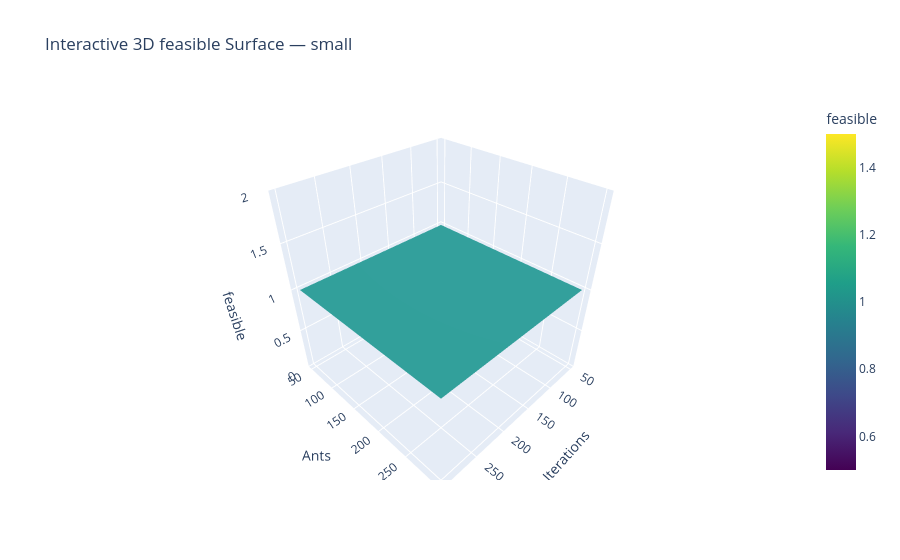
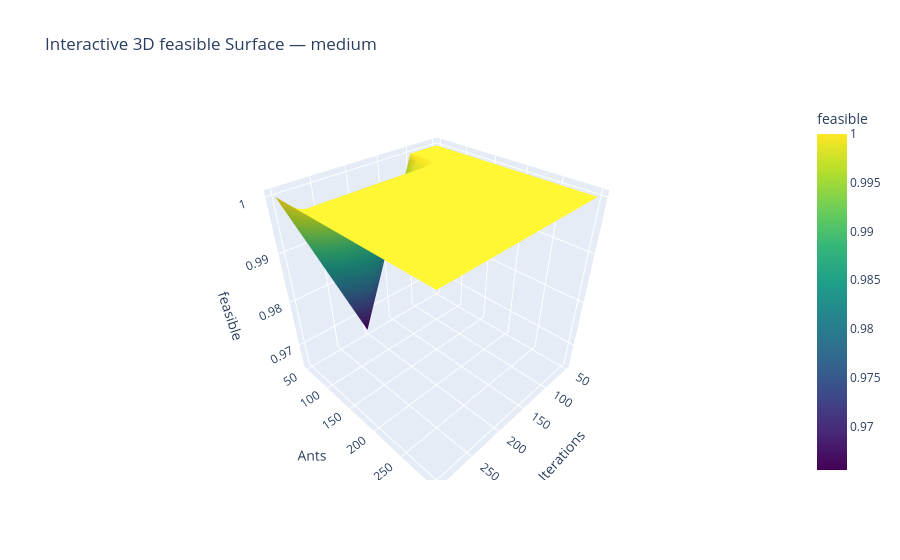
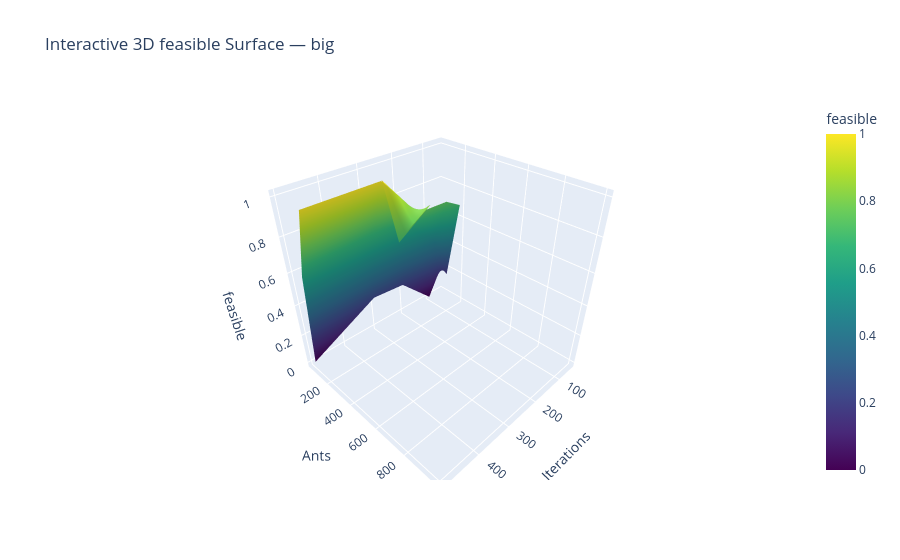

These figures' notebook cell, in order:
### Markdown cell above
## Estado actual

Dado que hasta la fecha no pude encontrar una formula para estimar las ants-it para un c,v fijo ($f(c,v) = ants,it $), tome para casos medianos $ants=100$, $it=100$ y para casos grandes $ants=200$,  $it=300$. Respaldado por los heatmaps

### Code cell
def plot_3d_surface_cost_interactive(df: pd.DataFrame):
    for size in sizes:
        df_size = df[(df["size"] == size)]

        summary = (
            df_size
            .groupby(["ants", "it"])["feasible"]
            .mean()
            .reset_index()
        )

        if len(summary) == 0:
            continue

        pivot = summary.pivot(index="ants", columns="it", values="feasible")

        X = pivot.columns.values
        Y = pivot.index.values
        Z = pivot.values

        fig = go.Figure(data=[
            go.Surface(
                z=Z,
                x=X,
                y=Y,
                colorscale="Viridis",
                colorbar=dict(title="feasible")
            )
        ])

        fig.update_layout(
            title=f"Interactive 3D feasible Surface — {size}",
            scene=dict(
                xaxis_title="Iterations",
                yaxis_title="Ants",
                zaxis_title="feasible"
            ),
            autosize=True
        )
        fig.show()
plot_3d_surface_cost_interactive(df)

### Figure 1 — Plotly figure (JSON) as saved in the notebook; plotly's stock layout.template omitted (floating-point values rounded to 4 significant figures)
{"data": [{"colorbar": {"title": {"text": "feasible"}}, "colorscale": [[0, "#440154"], [0.1111, "#482878"], [0.2222, "#3e4989"], [0.3333, "#31688e"], [0.4444, "#26828e"], [0.5556, "#1f9e89"], [0.6667, "#35b779"], [0.7778, "#6ece58"], [0.8889, "#b5de2b"], [1, "#fde725"]], "type": "surface", "x": [50.0, 100.0, 200.0, 300.0], "y": [50.0, 100.0, 200.0, 300.0], "z": [[1.0, 1.0, 1.0, 1.0], [1.0, 1.0, 1.0, 1.0], [1.0, 1.0, 1.0, 1.0], [1.0, 1.0, 1.0, 1.0]]}], "layout": {"autosize": true, "scene": {"xaxis": {"title": {"text": "Iterations"}}, "yaxis": {"title": {"text": "Ants"}}, "zaxis": {"title": {"text": "feasible"}}}, "title": {"text": "Interactive 3D feasible Surface — small"}}}

### Figure 2 — Plotly figure (JSON) as saved in the notebook; plotly's stock layout.template omitted (floating-point values rounded to 4 significant figures)
{"data": [{"colorbar": {"title": {"text": "feasible"}}, "colorscale": [[0, "#440154"], [0.1111, "#482878"], [0.2222, "#3e4989"], [0.3333, "#31688e"], [0.4444, "#26828e"], [0.5556, "#1f9e89"], [0.6667, "#35b779"], [0.7778, "#6ece58"], [0.8889, "#b5de2b"], [1, "#fde725"]], "type": "surface", "x": [50.0, 100.0, 200.0, 300.0], "y": [50.0, 100.0, 200.0, 300.0], "z": [[1.0, 1.0, 0.9655, 1.0], [1.0, 1.0, 1.0, 1.0], [1.0, 1.0, 1.0, 1.0], [1.0, 1.0, 1.0, 1.0]]}], "layout": {"autosize": true, "scene": {"xaxis": {"title": {"text": "Iterations"}}, "yaxis": {"title": {"text": "Ants"}}, "zaxis": {"title": {"text": "feasible"}}}, "title": {"text": "Interactive 3D feasible Surface — medium"}}}

### Figure 3 — Plotly figure (JSON) as saved in the notebook; plotly's stock layout.template omitted (floating-point values rounded to 4 significant figures)
{"data": [{"colorbar": {"title": {"text": "feasible"}}, "colorscale": [[0, "#440154"], [0.1111, "#482878"], [0.2222, "#3e4989"], [0.3333, "#31688e"], [0.4444, "#26828e"], [0.5556, "#1f9e89"], [0.6667, "#35b779"], [0.7778, "#6ece58"], [0.8889, "#b5de2b"], [1, "#fde725"]], "type": "surface", "x": [50.0, 100.0, 200.0, 300.0, 500.0, 1000.0, 2000.0], "y": [50.0, 100.0, 200.0, 300.0, 1000.0], "z": [[0.1897, 0.0, 0.2069, 0.2241, 0.0, NaN, 0.5], [0.1552, 0.45, 0.6512, 0.6842, 0.6, 0.7143, 1.0], [0.7, 0.75, 0.75, 1.0, 1.0, NaN, NaN], [0.6667, NaN, 0.8333, 0.6875, NaN, NaN, NaN], [1.0, 0.9, 1.0, NaN, NaN, NaN, NaN]]}], "layout": {"autosize": true, "scene": {"xaxis": {"title": {"text": "Iterations"}}, "yaxis": {"title": {"text": "Ants"}}, "zaxis": {"title": {"text": "feasible"}}}, "title": {"text": "Interactive 3D feasible Surface — big"}}}
